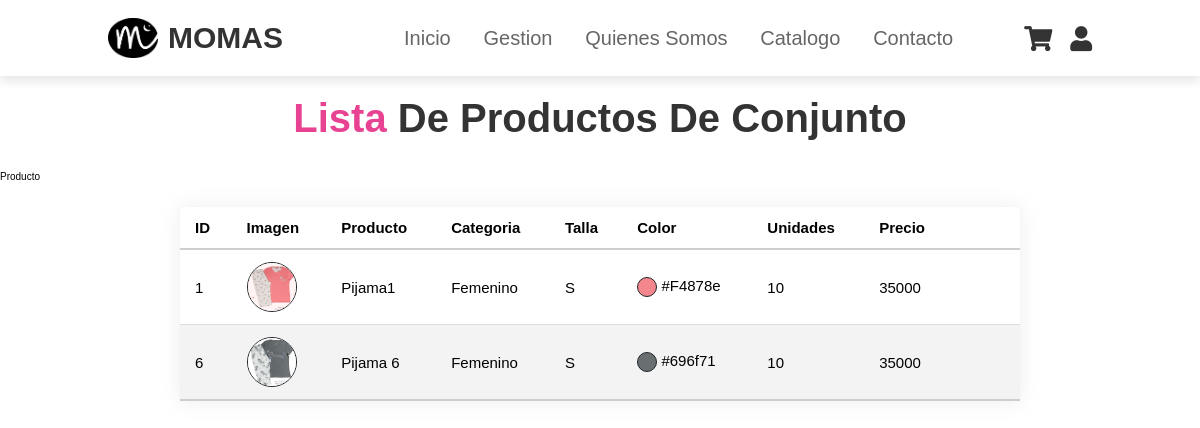
The app's page /views/VisalizarProductos.php?idConjunto=1 (signed in) with its own data.
### tables this page shows
CREATE TABLE `productos` (
  `idProducto` int(11) NOT NULL,
  `imagenProducto` varchar(200) NOT NULL,
  `nombreProducto` varchar(45) NOT NULL,
  `colorProducto` varchar(45) NOT NULL,
  `idCategoria` int(45) NOT NULL,
  `idTalla` int(5) NOT NULL,
  `idCamisa` int(11) NOT NULL,
  `idPantalon` int(11) NOT NULL,
  `precioProducto` decimal(45,0) NOT NULL,
  `unidadesProducto` int(45) NOT NULL,
  `idEstado` int(11) NOT NULL,
  `fechaInsersion` date NOT NULL DEFAULT current_timestamp()
);

### model/Conexion.php (called while the page is built, shortened)
<?php
class Conexion
{
    private $host = 'localhost';
    private $user = 'root';
    private $password = '';
    private $database = 'momas';
    private $conexion;
    public function __construct()
    {
    $this->conexion = new mysqli($this->host, $this->user, $this->password, $this->database);
    }
    public function ejecutarConsulta($consulta)
    {
        $resultado = $this->conexion->prepare($consulta);
        return $resultado;
    }
}

### model/ConjuntoProducto.php (called while the page is built, shortened)
<?php
require_once 'Conexion.php';
class ConjuntoProducto
{
    private $conexion;
    public function __construct($idConjunto, $idProducto)
    {
        $this->conexion = new Conexion();
    }
    public function consultarConjuntoProductoPorId($idConjunto)
    {
        $consulta = $this->conexion->ejecutarConsulta("SELECT c.nombreConjunto AS nombre_conjunto, p.idProducto, (SELECT imagenProducto FROM productos WHERE idProducto = p.idProducto) AS imagenProducto, p.nombreProducto, (SELECT categoriaProducto FROM categoria_producto WHERE idCategoria = p.idCategoria) AS categoriaProducto, p.colorProducto, (SELECT tallaProducto FROM talla_producto WHERE idTalla = p.idTalla) AS tallaProducto, p.precioProducto, p.unidadesProducto, (SELECT estadoProducto FROM estado_producto WHERE idEstado = p.idEstado) AS estadoProducto FROM conjuntos c, conjuntos_productos cp, productos p WHERE c.idConjunto = ? AND c.idConjunto = cp.idConjunto AND cp.idProducto = p.idProducto;  ");
        $consulta->bind_param("i", $idConjunto);
        $consulta->execute();
        $resultado = $consulta->get_result();
        $conjuntoProductos = array();
        while ($fila = $resultado->fetch_assoc()) {
            $conjuntoProductos[] = $fila;
        }
        return $conjuntoProductos;
    }
}

### views/VisalizarProductos.php (the view, shortened to what this page needs)
<?php
require_once '../model/ConjuntoProducto.php';
extract($_REQUEST);
$conjuntoProducto = new ConjuntoProducto($idConjunto, null);
$conjuntoProductos = $conjuntoProducto->consultarConjuntoProductoPorId($idConjunto);
?>
<!DOCTYPE html>
<html lang="en">
<head>
    <link rel="stylesheet" href="./css/Gestiones.css">
</head>
<body>
    <?php include_once 'encabezadoUsuarioEspecial.php' ?>
    <?php include 'barraOpciones.php'; ?>
    <br><br><br><br><br><br>
    <section class="home" id="home">
        <div class="container-gestiones">
        <h1 class="heading"><span>Lista </span>de productos de conjunto</h1>
            <table class="content-table">
                <thead>
                    <tr>
                        <th>ID</th>
                        <th>Imagen</th>
                        <th>Producto</th>
                        <th>Categoria</th>
                        <th>Talla</th>
                        <th>Color</th>
                        <th>Unidades</th>
                        <th>Precio</th>Producto
                    </tr>
                </thead>
                <tbody>
                    <?php
                    if (!empty($conjuntoProductos)) {
                        foreach ($conjuntoProductos as $conjuntoProducto) {
                    ?>
                            <tr>
                                <td><?php echo $conjuntoProducto['idProducto']; ?></td>
                                <td>
                                <div style="width: 50px; height: 50px; overflow: hidden; border: 1px solid #212529; border-radius: 50%;">
                                    <img src="images/<?php echo htmlspecialchars(strtolower($conjuntoProducto['imagenProducto'])); ?>" width="50px" alt="Producto">
                                </div>
                                </td>
                                <td><?php echo htmlspecialchars($conjuntoProducto['nombreProducto']); ?></td>
                                <td><?php echo htmlspecialchars($conjuntoProducto['categoriaProducto']); ?></td>
                                <td><?php echo htmlspecialchars($conjuntoProducto['tallaProducto']); ?></td>
                                <td>
                                    <div style="display: inline-block; vertical-align: middle;">
                                        <?php
                                        $colorProducto = htmlspecialchars($conjuntoProducto['colorProducto']);
                                        echo '<div style="width: 20px; height: 20px; background-color: ' . $colorProducto . '; display: inline-block; vertical-align: middle;  border: 1px solid #212529; border-radius: 50%"></div>';
                                        ?>
                                    </div>
                                    <?php echo $colorProducto; ?>
                                </td>
                                <td><?php echo htmlspecialchars($conjuntoProducto['unidadesProducto']); ?></td>
                                <td><?php echo htmlspecialchars($conjuntoProducto['precioProducto']); ?></td>
                                <td><?php echo htmlspecialchars($conjuntoProducto['fecha']); ?></td>
                                <td>
                                </td>
                            </tr>
                        <?php
                        }
                    } else {
                        ?>
                        <tr class="text-center">
                            <td colspan="6">No existen registros</td>
                        </tr>
                    <?php
                    }
                    ?>
                </tbody>
            </table>
        </div>
    </section>
</body>
</html>

### views/css/Gestiones.css (style rules this page uses)
.content-table { width: 70%; height: 40px; border-collapse: collapse; margin: 25px 0; font-size: 1.5rem; min-width: 400px; border-radius: 5px 5px 0 0; overflow: hidden; box-shadow: 0 0 20px rgba(136, 136, 136, 0.15); font-family: sans-serif; margin-left: 15%; }
.content-table thead tr { background-color:white; border-bottom: 2px solid #cfcece; color: black; text-align: left; font-weight: bold; }
.content-table th, .content-table td { padding: 12px 15px; }
.content-table tbody tr { border-bottom: 1px solid #dddddd; }
.content-table tbody tr:nth-of-type(even) { background-color: #f3f3f3; }
.content-table tbody tr:last-of-type { border-bottom: 2px solid #cfcece; }
.heading { text-align: center; font-size: 4rem; color: #333; padding: 1rem; margin: 2rem 0; }
.heading span { color: var(--pink); }

### views/css/encabezado.css (style rules this page uses)
:root { --pink:#e84393; }
* { margin: 0; padding: 0; box-sizing: border-box; font-family: Verdana, Geneva, Tahoma, sans-serif; outline: none; border: none; text-decoration: none; text-transform: capitalize; transition: .2s linear; }
html { font-size: 62.5%; scroll-behavior: smooth; scroll-padding-top: 6rem; overflow-x: hidden; }

### views/css/perfilUsuario.css (style rules this page uses)
:root { --pink:#e84393; }
* { margin: 0; padding: 0; box-sizing: border-box; font-family: Verdana, Geneva, Tahoma, sans-serif; outline: none; border: none; text-decoration: none; text-transform: capitalize; transition: .2s linear; }
html { font-size: 62.5%; scroll-behavior: smooth; scroll-padding-top: 6rem; overflow-x: hidden; }

### views/css/barranueva.css (style rules this page uses)
:root { --pink:#e84393; }
* { margin: 0px; padding: 0px; }

### records on screen
productos: idProducto "1", shows a picture, nombreProducto "Pijama1", categoriaProducto "Femenino", tallaProducto "S", colorProducto "#f4878e", unidadesProducto "10", precioProducto "35000"
productos: idProducto "6", shows a picture, nombreProducto "Pijama 6", categoriaProducto "Femenino", tallaProducto "S", colorProducto "#696f71", unidadesProducto "10", precioProducto "35000"
